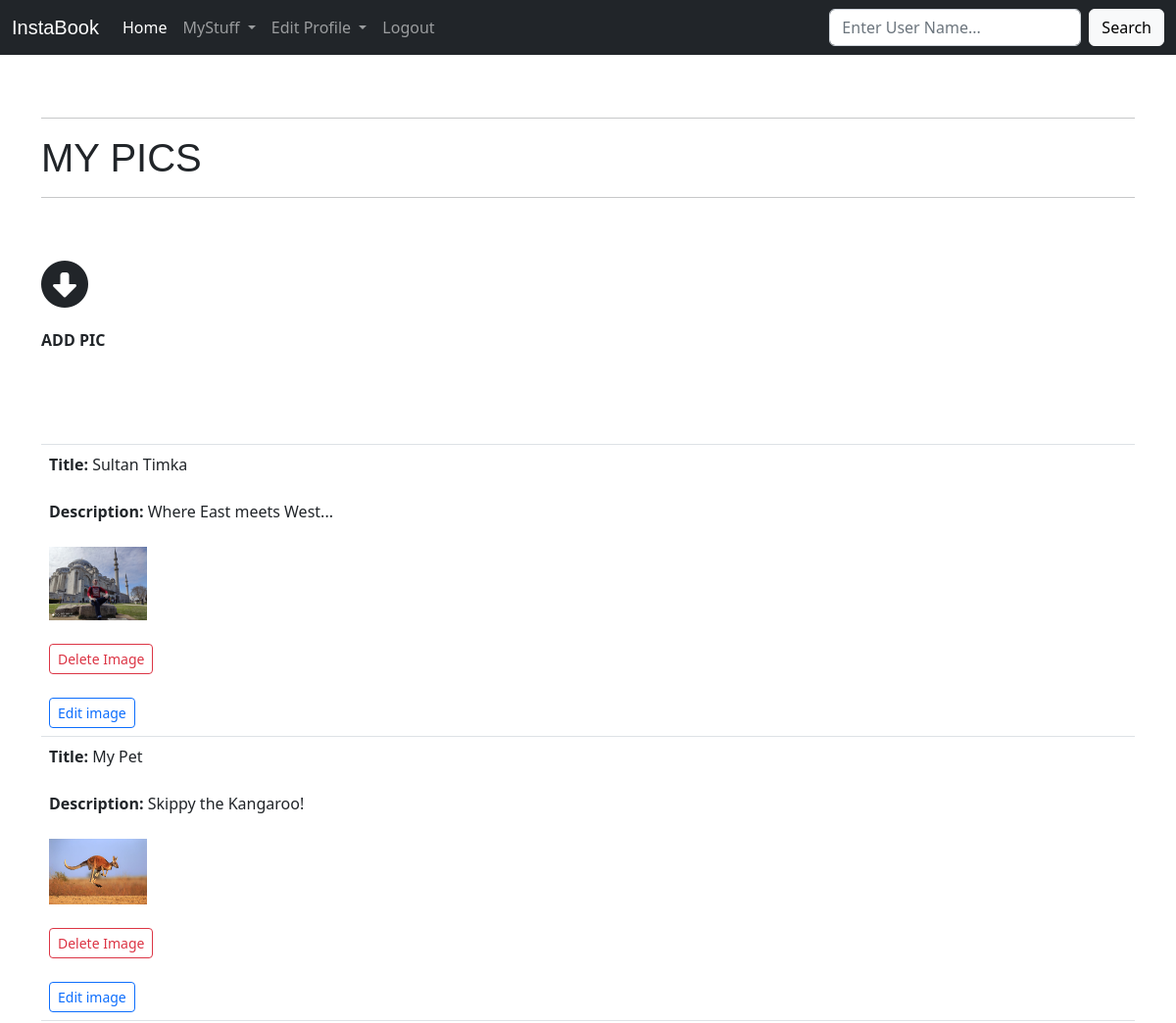
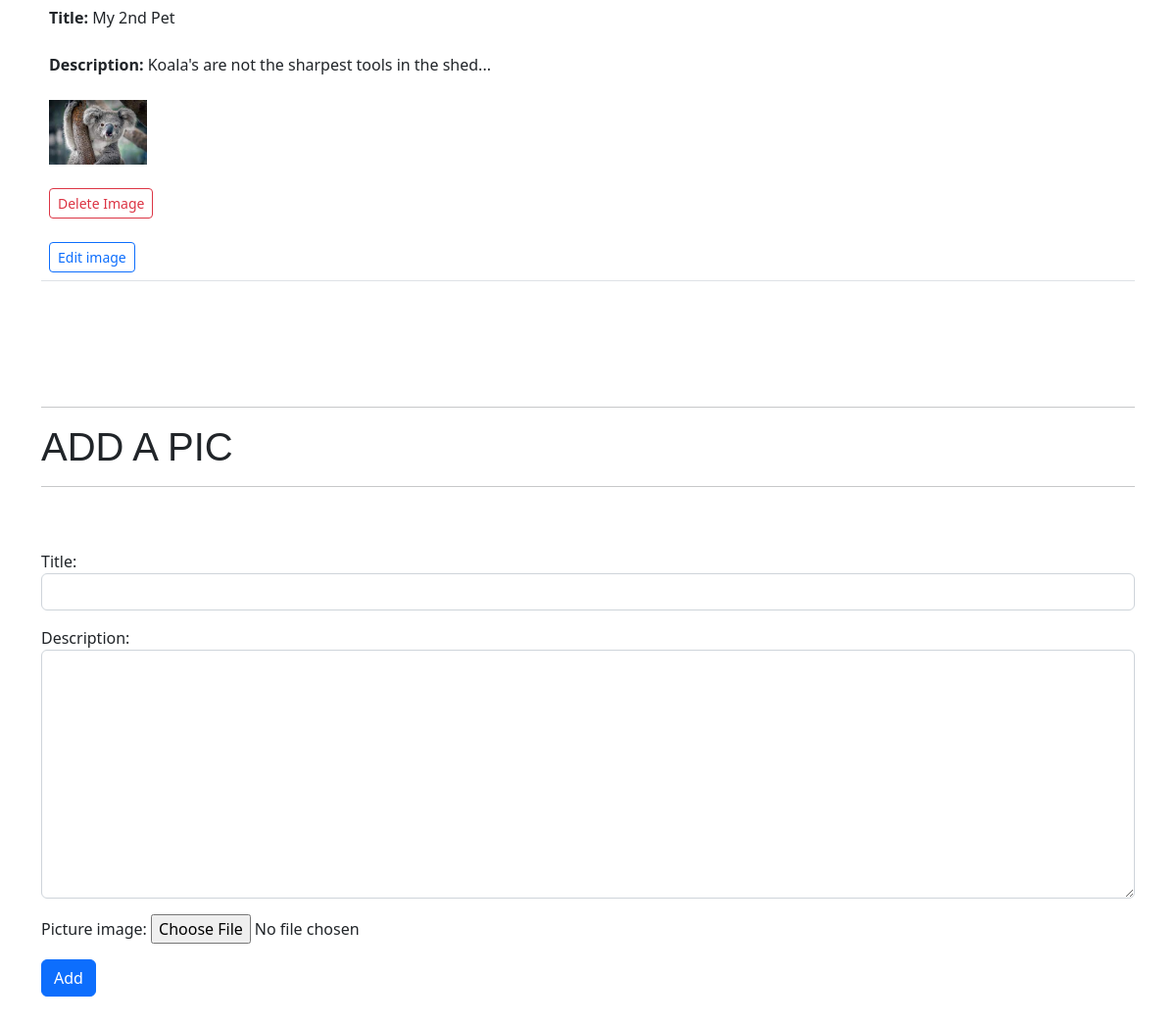
Page /add_pics (signed in) on the committed database (2 pictures, top to bottom).
### mypics/models.py (models this page shows, shortened)
class Picture(models.Model):
    author = models.CharField(max_length=120,default="")
    connected_user = models.ForeignKey(User,default=get_default_action_status,on_delete=models.CASCADE,related_name="+")
    title = models.CharField(max_length=120)
    date = models.CharField(max_length=120,blank=True)
    place = models.CharField(max_length=120,blank=True)
    description = models.TextField(blank=True)
    picture_image = models.ImageField(null=True,blank=False,upload_to='images/')
    likes = models.CharField(max_length=120,default=0)
    hearted = models.CharField(max_length=120, null=True,blank=True,default='',validators=[validate_comma_separated_integer_list])

### mypics/views.py (the view)
# urls.py: path('add_pics',views.add_pics,name='add_pics'),
def add_pics(request):
    show_table = False
    total_loops = 0
    current_user = str(request.user).lower()
    entries = Picture.objects.all()
    if request.method == 'POST':
        form = PictureForm(request.POST,request.FILES)
        if form.is_valid():
            post = form.save(commit=False)
            post.author = str(request.user).lower()
            post.connected_user = User.objects.get(username=str(request.user).lower())
            form.save()
            messages.success(request, ('Picture added!'))
            show_table = True
            form = PictureForm()
            return render(request, 'add_pics.html', {
                'form': form,
                'entries': entries,
                'current_user': current_user,
                'total_loops': total_loops,
                'show_table': show_table,
            })
        else:
            messages.success(request, ('Error adding picture!!!'))
            form = PictureForm()
            for entry in entries:
                if current_user == entry.author:
                    show_table = True
                    break
            return render(request, 'add_pics.html', {
                'form': form,
                'entries': entries,
                'current_user': current_user,
                'total_loops': total_loops,
                'show_table': show_table,
            })
    else:
        form = PictureForm()
        for entry in entries:
            if current_user == entry.author:
                show_table = True
                break
    return render(request, 'add_pics.html', {
        'form': form,
        'entries': entries,
        'current_user':current_user,
        'total_loops':total_loops,
        'show_table':show_table,
    })

### mypics/forms.py
class PictureForm(ModelForm):
    class Meta:
        model = Picture
        fields = "__all__"
        exclude = ('author','likes','hearted','connected_user','date','place')
        widgets = {
            'title':forms.TextInput(attrs={'class':'form-control'}),
            'description':forms.Textarea(attrs={'class':'form-control'}),
        }

### mypics/models.py (called while the page is built)
def get_default_action_status():
    return User.objects.get(username="tim")

### mypics/templates/add_pics.html (shortened to what this page needs)
{%extends 'base.html'%}
{% load static %}
{% block content%}
    {%if user.is_authenticated %}
<hr/>
                <h1>MY PICS</h1>
<hr/>
<br>
                 <br>
                <span id='clickableAwesomeFont'><i id = 'changing-icon' class="fa-solid fa-circle-down fa-3x"></i>
                </span>
                <br><br><h6><b>ADD PIC</b></h6>
                <br>
                    {%if show_table %}
                       <br>
                        <br>
                    <table class="table">
                    <thead class="thead-dark">
                    <tr>
                      <th scope="col"></th>
                    </tr>
                  </thead>
                  <tbody>
                      {%for entry in entries%}
                          {%if current_user == entry.author %}
                          <tr>
                              <td style="word-break:break-all;"><b>Title: </b>{{entry.title}}<br><br><b>Description: </b>{{entry.description}}
                              <br><br>
                              <img src="{{entry.picture_image.url}}" data-toggle="modal" data-target="#modalz{{entry.id}}" width="100">
                              <br><br>
                                   <button type="button" class="btn btn-outline-danger
                              btn-sm" data-toggle="modal" data-target="#{{entry.id}}">
                            Delete Image
                                  </button>
                                  <br><br>
                          <a  href="{%url 'edit_pic' entry.id%}" class="btn btn-outline-primary
                          btn-sm">Edit image</a>
                              </td>
                          </tr>
                          {%endif%}
                      {%endfor%}
                  </tbody>
                </table>
                  {%endif%}
                <br>
                <br><br><br>
<hr/>
                <h1 id="scroll-location">ADD A PIC</h1>
<hr/>
                <br>
                <br>
                <form action="{%url 'add_pics'%}" method="POST" enctype="multipart/form-data">
                    {{form.as_p}}
                    <button type="submit" class="btn btn-primary">Add</button>
                    <br>
                    <br>
                    <br>
                    <br>
                </form>
{%else%}
    <h2>You must be logged in to view this page.</h2>
{%endif%}
{%endblock%}

### mypics/templates/base.html (style rules this page uses)
h1 { font-family:'Ink Free','Impact', sans-serif; }

### mypics/templates/add_pics.html (style rules this page uses)
img { cursor: pointer; }
#clickableAwesomeFont { cursor: pointer; }

### rows in the picture
Picture: title "Sultan Timka", description "Where East meets West...", picture_image (picture)
Picture: title "My Pet", description "Skippy the Kangaroo!", picture_image (picture)
Picture: title "My 2nd Pet", description "Koala's are not the sharpest tools in the shed...", picture_image (picture)
